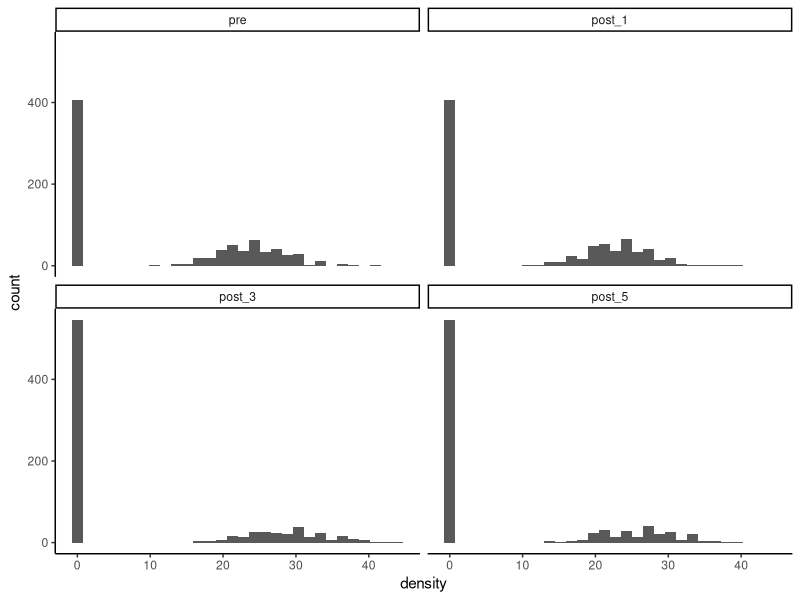
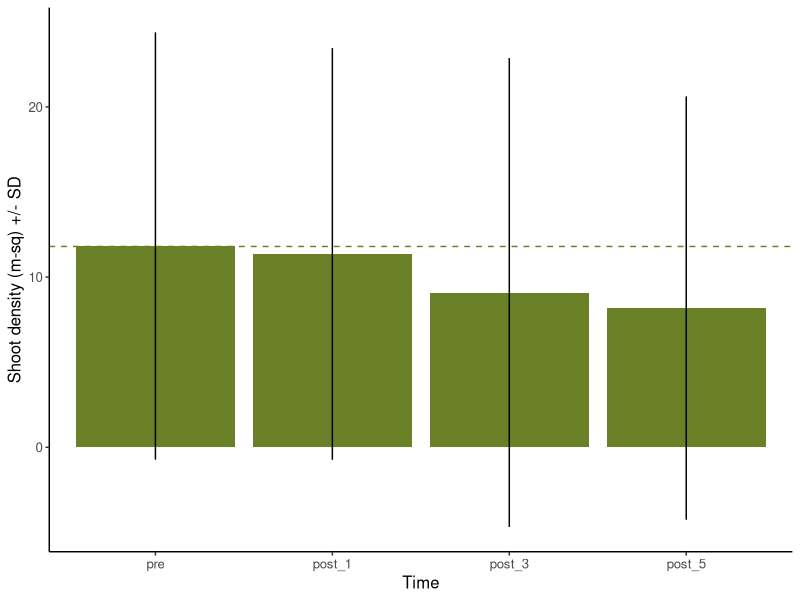
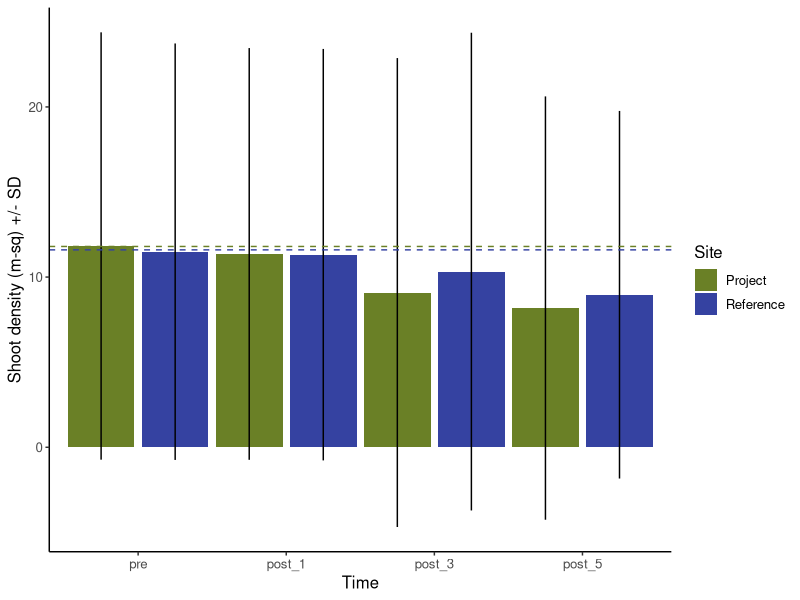
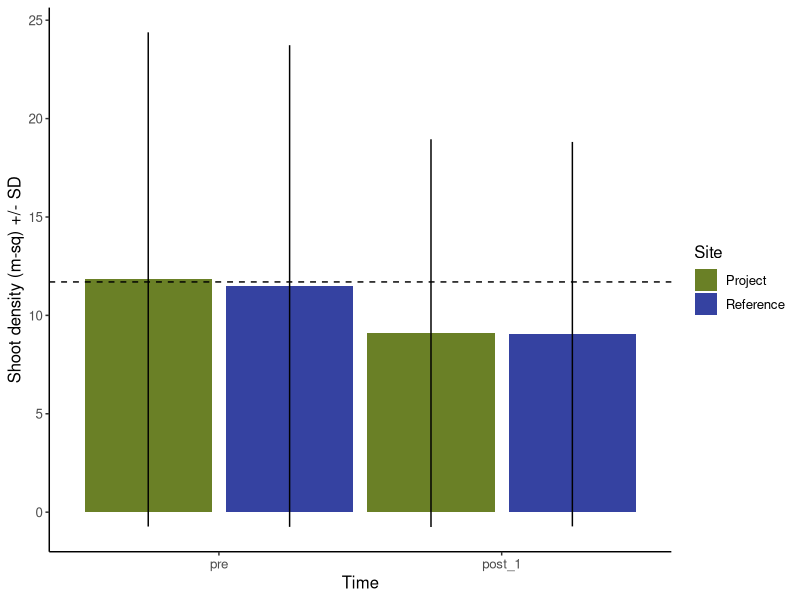

R code for these plots, in order: (Note: this script raises an error after producing the figures.)
## ---- chunk 1
library(tidyverse)
theme_set(theme_classic())
set.seed(9)

pal <- c("#6A8026", "#3542A1")
## ---- chunk 2
manu.dat <- data.frame(
  quad = seq(1:50),
  eg = c(rpois(n = 18, lambda = 30), rep(0, 32))
)
## ---- chunk 3
dat <- read.csv("example_data_static_July02_2024.csv", header = TRUE, stringsAsFactors = FALSE)

dat$time <- factor(dat$time, levels = c("pre", "post_1", "post_3", "post_5"))
dat$site <- factor(dat$site, levels = c("proj", "ref"))

dat.sum <- dat %>% 
  group_by(site, time) %>% 
  summarize(mean = mean(density),
            sd = sd(density))
## ---- chunk 4
dat.pre <- data.frame(
  quad = seq(1:796),
  density = c(rpois(n = 389, lambda = 24), rep(0, 407)),
  time = "pre",
  site = "proj"
)

dat.post1 <- data.frame(
  quad = seq(1:796),
  density = c(rpois(n = 389, lambda = 23), rep(0, 407)),
  time = "post_1",
  site = "proj"
)

dat.post3 <- data.frame(
  quad = seq(1:796),
  density = c(rpois(n = 250, lambda = 28), rep(0, 546)),
  time = "post_3",
  site = "proj"
)

dat.post5 <- data.frame(
  quad = seq(1:796),
  density = c(rpois(n = 250, lambda = 26), rep(0, 546)),
  time = "post_5",
  site = "proj"
)

dat.pre.ref <- data.frame(
  quad = seq(1:796),
  density = c(rpois(n = 389, lambda = 24), rep(0, 407)),
  time = "pre",
  site = "ref"
)

dat.post1.ref <- data.frame(
  quad = seq(1:796),
  density = c(rpois(n = 389, lambda = 23), rep(0, 407)),
  time = "post_1",
  site = "ref"
)

dat.post3.ref <- data.frame(
  quad = seq(1:796),
  density = c(rpois(n = 290, lambda = 28), rep(0, 506)),
  time = "post_3",
  site = "ref"
)

dat.post5.ref <- data.frame(
  quad = seq(1:796),
  density = c(rpois(n = 340, lambda = 21), rep(0, 456)),
  time = "post_5",
  site = "ref"
)

dat <- rbind.data.frame(dat.pre, dat.post1, dat.post3, dat.post5, dat.pre.ref, dat.post1.ref, dat.post3.ref, dat.post5.ref)

dat$density <- ifelse(dat$density < 0, 0, dat$density)

dat$time <- factor(dat$time, levels = c("pre", "post_1", "post_3", "post_5"))

dat.sum <- dat %>% 
  group_by(site, time) %>% 
  summarize(mean = mean(density),
            sd = sd(density))
## ---- chunk 5
## Build framework ##
dat.ex <- data.frame(
          survey_date = c(rep("6/24/2024", 1592), rep("6/24/2025", 1592), rep("6/24/2027", 1592), rep("6/24/2029", 1592)),
          project_name = "Worked Example",
          site = c(rep("project", 796), rep("reference", 796)),
          time = c(rep("preliminary", 1592), rep("1 year post", 1592), rep("3 year post", 1592), rep("5 year post", 1592)),
          transect = c(rep("T1", 104), rep("T2", 115), rep("T3", 115), rep("T4", 115), rep("T5", 115), rep("T6", 115), rep("T7", 117)),
          distance_ft = c(seq(0, 90, 0.87), rep(seq(0, 100, 0.87), 5), seq(0, 100, 0.86)),
          depth_mllw_ft = NA,
          eg_shoots = NA,
          bed_patch = "bed",
          eg_density_msq = rbind(dat.pre[2], dat.pre.ref[2], dat.post1[2], dat.post1.ref[2], dat.post3[2], dat.post3.ref[2], dat.post5[2], dat.post5.ref[2]),
          eq_PA = NA,
          substrate = NA,
          notes = NA
        )

dat.ex$eg_shoots <- round(dat.ex$density / 4, 0)

## Export ##
write.csv(dat.ex, "worked_exmaple_WIP.csv", row.names = FALSE)
## ---- chunk 6
# Known parameters
mean_pre <- round(mean(manu.dat$eg), 0)
alpha <- 0.1      # Significance level
beta <- 0.9       # Desired power
sd_pre <- round(sd(manu.dat$eg), 0)
delta <- (0.2 * mean_pre)  # Minimum detectable effect size (20% change)

# Calculate critical values
z_alpha_over_2 <- qnorm(1 - alpha/2)
z_beta <- abs(qnorm(1 - beta))

# Calculate sample size per group
sample_size <- ((z_alpha_over_2 + z_beta)^2 * 2 * sd_pre^2) / delta^2
N_star <- round(sample_size, 0)
## ---- chunk 7
tran.dat <- data.frame(
  transect = as.character(1:7),
  length = c(90, rep(100, 6))
)

tran.dat$prop_tot_len <- tran.dat$length / sum(tran.dat$length)

tran.dat$tran_N <- round(tran.dat$prop_tot_len * N_star, 0)
## ---- chunk 8
mean_pre <- dat.sum[[1, 3]]
sd_pre <- dat.sum[[1, 4]]

surv_area <- ((90 * 10) + (6 * 100 * 10)) / 10.764
eg_area <- ( (46 * 10) +
             (38 * 10) +
             (34 * 10) +
             (37 * 10) +
             (60 * 10) +
             (64 * 10) +
             (59 * 10)) / 10.764

tot_pre_shoots <- eg_area * mean_pre
round(tot_pre_shoots, 0)
## ---- chunk 9
png(filename = "../Figures/worked_example_proj.png", width = 5, height = 3.5, units = "in", res = 400)
ggplot(dat.sum %>% 
         filter(site == "proj")) +
  geom_col(aes(x = time, y = mean, fill = site)) +
  geom_errorbar(aes(x = time, ymin = mean - sd, ymax = mean + sd, group = site), width = 0) +
  scale_fill_manual(values = pal, name = "Site", breaks = c("proj", "ref"), labels = c("Project", "Reference")) +
  geom_hline(aes(yintercept = 11.8), color = pal[1], linetype = "dashed") +
  xlab("Time") +
  ylab("Shoot density (m-sq) +/- SD") +
  theme(text = element_text(size = 12)) +
  theme(legend.position = "none")
dev.off()

ggplot(dat %>% 
         filter(site == "proj")) +
  geom_histogram(aes(x = density)) +
  facet_wrap(~ time)
## ---- chunk 10
## Year 1 ##
dat.1 <- dat %>% 
  filter(site == "proj") %>% 
  filter(time %in% c("pre", "post_1"))

mod.1 <- glm(density ~ time, data = dat.1, family = quasipoisson(link = "log"))
summary(mod.1)

## Year 3 ##
dat.2 <- dat %>% 
  filter(site == "proj") %>% 
  filter(time %in% c("pre", "post_3"))

mod.2 <- glm(density ~ time, data = dat.2, family = quasipoisson(link = "log"))
summary(mod.2)

## Year 5 ##
### Compare to pre ##
dat.3 <- dat %>% 
  filter(site == "proj") %>% 
  filter(time %in% c("pre", "post_5"))

mod.3 <- glm(density ~ time, data = dat.3, family = quasipoisson(link = "log"))
summary(mod.3)

### Compare to year 3 ##
dat.4 <- dat %>% 
  filter(site == "proj") %>% 
  filter(time %in% c("post_3", "post_5"))

mod.4 <- glm(density ~ time, data = dat.4, family = quasipoisson(link = "log"))
summary(mod.4)
## ---- chunk 11
## Year 3 ##
mean_3yr <- as.numeric(exp(mod.2$coefficients[1] + mod.2$coefficients[2]))

eg_shoots_3yr <- eg_area * mean_3yr

mit_shoots_3yr <- tot_pre_shoots - eg_shoots_3yr
round(mit_shoots_3yr)
## ---- chunk 12
png(filename = "../Figures/worked_example_proj_ref.png", width = 5.5, height = 3.5, units = "in", res = 400)
ggplot(dat.sum) +
  geom_col(aes(x = time, y = mean, group = site, fill = site), position = position_dodge(1)) +
  geom_errorbar(aes(x = time, ymin = mean - sd, ymax = mean + sd, group = site), position = position_dodge(1), width = 0) +
  scale_fill_manual(values = pal, name = "Site", breaks = c("proj", "ref"), labels = c("Project", "Reference")) +
  geom_hline(aes(yintercept = 11.8), color = pal[1], linetype = "dashed") +
  geom_hline(aes(yintercept = 11.6), color = pal[2], linetype = "dashed") +
  xlab("Time") +
  ylab("Shoot density (m-sq) +/- SD") +
  theme(text = element_text(size = 12))
dev.off()
## ---- chunk 13
## Project to reference ##
dat.5 <- dat %>% 
  filter(site %in% c("proj", "ref")) %>% 
  filter(time %in% c("pre"))

mod.5 <- glm(density ~ site, data = dat.5, family = quasipoisson(link = "log"))
summary(mod.5)

## Year 1 ##
dat.6 <- dat %>% 
  filter(time %in% c("pre", "post_1"))

mod.6 <- glm(density ~ time/site, data = dat.6, family = quasipoisson(link = "log"))
summary(mod.6)

## Year 3 ##
dat.7 <- dat %>% 
  filter(time %in% c("pre", "post_3"))

mod.7 <- glm(density ~ time/site, data = dat.7, family = quasipoisson(link = "log"))
summary(mod.7)

## Year 5 ##
dat.8 <- dat %>% 
  filter(time %in% c("pre", "post_5"))

mod.8 <- glm(density ~ time/site, data = dat.8, family = quasipoisson(link = "log"))
summary(mod.8)

### Compare to year 3 ##
dat.9 <- dat %>% 
  filter(time %in% c("post_3", "post_5"))

mod.9 <- glm(density ~ time/site, data = dat.9, family = quasipoisson(link = "log"))
summary(mod.9)
## ---- chunk 14
## Year 3 ##
mean_3yr_ref <- as.numeric(exp(mod.7$coefficients[[1]] - mod.7$coefficients[[4]]))

tot_shoots_3yr_ref <- eg_area * mean_3yr_ref

mit_shoots_3yr_ref <- tot_pre_shoots - tot_shoots_3yr_ref
round(mit_shoots_3yr_ref)
## ---- chunk 15
dat.adj.1 <- dat %>% 
  filter(time %in% c("pre", "post_1")) 

dat.adj.1[797:1107, 2] <- dat.adj.1[797:1107, 2] * 0.75
dat.adj.1[2389:2698, 2] <- dat.adj.1[2389:2698, 2] * 0.75

dat.adj.1.sum <- dat.adj.1 %>% 
  group_by(site, time) %>% 
  summarise(mean = mean(density),
            sd = sd(density))

png(filename = "../Figures/worked_example_ex1.png", width = 5.5, height = 3.5, units = "in", res = 400)
ggplot(dat.adj.1.sum) +
  geom_col(aes(x = time, y = mean, group = site, fill = site), position = position_dodge(1)) +
  geom_errorbar(aes(x = time, ymin = mean - sd, ymax = mean + sd, group = site), position = position_dodge(1), width = 0) +
  scale_fill_manual(values = pal, name = "Site", breaks = c("proj", "ref"), labels = c("Project", "Reference")) +
  geom_hline(aes(yintercept = 11.7), color = "black", linetype = "dashed") +
  xlab("Time") +
  ylab("Shoot density (m-sq) +/- SD") +
  theme(text = element_text(size = 12))
dev.off()
## ---- chunk 16
mod.10 <- glm(density ~ time/site, data = dat.adj.1, family = quasipoisson(link = "log"))
summary(mod.10)
## ---- chunk 17
ref_adj_shoots <- exp(mod.10$coefficients[[1]] + (mod.10$coefficients[[2]] + 0.200))

shoots_ref_adj <-  -(mean_pre - ref_adj_shoots * 314)

mit_shoots_ref_adj <- tot_pre_shoots - shoots_ref_adj
round(mit_shoots_ref_adj)

## with no ref ##
tot_pre_shoots - (tot_area * dat.adj.1.sum[[2, 3]])
## ---- chunk 18
dat.adj.2 <- dat %>% 
  filter(time %in% c("pre", "post_1")) 

dat.adj.2[797:1107, 2] <- dat.adj.2[797:1107, 2] * 0.75
dat.adj.2[2389:2698, 2] <- dat.adj.2[2389:2698, 2] * 0.35

dat.adj.2.sum <- dat.adj.2 %>% 
  group_by(site, time) %>% 
  summarise(mean = mean(density),
            sd = sd(density))

ggplot(dat.adj.2.sum) +
  geom_col(aes(x = time, y = mean, group = site, fill = site), position = position_dodge(1)) +
  geom_errorbar(aes(x = time, ymin = mean - sd, ymax = mean + sd, group = site), position = position_dodge(1), width = 0) +
  scale_fill_manual(values = pal, name = "Site", breaks = c("proj", "ref"), labels = c("Project", "Reference")) +
  geom_hline(aes(yintercept = 11.7), color = "black", linetype = "dashed") +
  xlab("Time") +
  ylab("Shoot density (m-sq) +/- SD") +
  theme(text = element_text(size = 12))

mod.11 <- glm(density ~ time/site, data = dat.adj.2, family = quasipoisson(link = "log"))
summary(mod.11)
